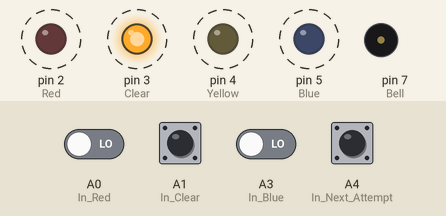
This sketch was run on a simulated Arduino Uno, built with avr-gcc and run on an emulated ATmega328P. On the bench: output pins drawn as LEDs (lit = HIGH), buzzer (waves = sounding). Dashed ring = blinking. Inputs (shaded band) come from the test bench; at power-on: A1 (In_Clear), A4 (In_Next_Attempt) HIGH, A0 (In_Red), A3 (In_Blue) LOW. Random numbers use the default seed unless the sketch sets one; what the sketch prints to the serial monitor is not drawn.

Above: at 0.9 s.
1.7 s: A4 (In_Next_Attempt) pulled LOW for 0.85 s
At 2.8 s:
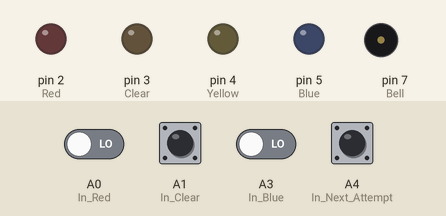
At 15.8 s:
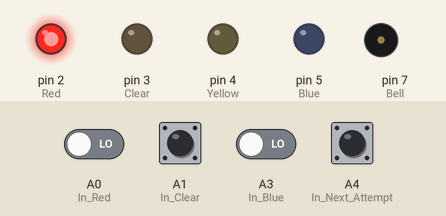
Timing chart, 0 to 18.6 s (numbered marks = the images above; inputs shaded):
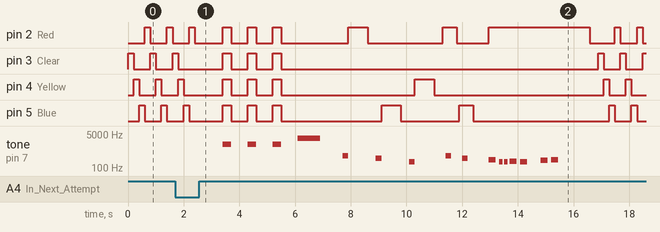

The sketch:

Juego_Memoria_V1.ino
```cpp
// Memory Game SIMON DICE - Crystal version
// Original program: Sebastian from the electgpl channel
// Modified by: Prof. Garcia and Diego Arenas

/* Variable declaration */
#define Red               2
#define Clear             3
#define Yellow            4
#define Blue              5
#define Bell              7

#define In_Red            A0
#define In_Clear          A1
#define In_Yellow         A2
#define In_Blue           A3
#define In_Next_Attempt   A4


// Speed and level variables
int speed = 600;
int irInputValue = 0;
int currentLevel = 3;     // Initial level
const int INITLEVEL = 3;  // Initial level
const int MAXLEVEL = 15;
int sequence[MAXLEVEL];
int sequenceRead[MAXLEVEL];
/* End of variable declaration */

/* Arduino configuration */
void setup() {
  // Set pin modes
  pinMode(Yellow, OUTPUT);
  pinMode(Blue, OUTPUT);
  pinMode(Red, OUTPUT);
  pinMode(Clear, OUTPUT);
  pinMode(Bell, OUTPUT);

  // put your setup code here, to run once:
  Serial.begin(9600); //Initialize serial monitor
}

/* Main loop */
void loop() {
    // Check if the next attempt button is pressed
    if (digitalRead(In_Next_Attempt) == LOW) {
      // Prepare the level
      prepareLevel();

      // If it's the initial level, generate a new sequence
      //if (currentLevel == INITLEVEL) {
        doNewSequence();
      //}

      // Show the sequence and read the player's input
      showSequence();
      readSequence();
    }
    else {
      // Start the initial animation and turn off LEDs
      start();
    }
}

// ------------------------  ------------------------
/* Start the initial animation */
void start() {
  // Animate LEDs if the next attempt button is still pressed
  for (int i = 1; i <= 6; i++) {
    if (digitalRead(In_Next_Attempt) == HIGH){
      digitalWrite(Clear, HIGH);
      delay(200);
      digitalWrite(Clear, LOW);
      digitalWrite(Yellow, HIGH);
      delay(200);
      digitalWrite(Yellow, LOW);
      digitalWrite(Blue, HIGH);
      delay(200);
      digitalWrite(Blue, LOW);
      digitalWrite(Red, HIGH);
      delay(200);
      digitalWrite(Red, LOW);
    } else {
      break;
    }
  }
}

/* Prepare the level */
void prepareLevel(){
  Serial.print(1);
  delay(1000);

  // If the next attempt button is still pressed
  if(digitalRead(In_Next_Attempt) == HIGH){
    for (int i = 1; i <= 3; i++){
      ledsOn();
      tone(Bell, 1500);
      delay(300);
      noTone(Bell);
      ledsOff();
      delay(300);
    }

    tone(Bell, 3000);
    delay(800);
    noTone(Bell);
    delay(500);
  }
}

/* Turn on all LEDs */
void ledsOn(){
  digitalWrite(Clear, HIGH);
  digitalWrite(Yellow, HIGH);
  digitalWrite(Blue, HIGH);
  digitalWrite(Red, HIGH);
}

/* Turn off all LEDs */
void ledsOff() {
  digitalWrite(Clear, LOW);
  digitalWrite(Yellow, LOW);
  digitalWrite(Blue, LOW);
  digitalWrite(Red, LOW);
  delay(300);
}
// -------------------   ---------------   -------

/* Show the sequence */
void showSequence() {
  ledsOff();
  for (int i = 0; i < currentLevel; i++) {
    // Play corresponding tone and light up LED
    if (sequence[i] == Yellow) {
      tone(Bell, 200);
      delay(200);
      noTone(Bell);
    }

    if (sequence[i] == Blue) {
      tone(Bell, 300);
      delay(200);
      noTone(Bell);
    }

    if (sequence[i] == Red) {
      tone(Bell, 400);
      delay(200);
      noTone(Bell);
    }

    if (sequence[i] == Clear) {
      tone(Bell, 500);
      delay(200);
      noTone(Bell);
    }

    // Light up LED and wait
    ColorOn(sequence[i]);
    delay(speed);
    ColorOff(sequence[i]);
    delay(200);
  }
}

/* Read player's input */
void readSequence() {
  int flag = 0;
  for (int i = 0; i < currentLevel; i++) {
    flag = 0;
    while (flag == 0) {
      // Check which button is pressed
      if (digitalRead(In_Clear) == LOW) {
        ColorOn(Clear);
        tone(Bell, 500);
        delay(200);
        noTone(Bell);
        sequenceRead[i] = Clear;
        flag = 1;
        delay(200);
        // Check if the input matches the sequence
        if (sequenceRead[i] != sequence[i]) {
          errorSequence();
          return;
        }
        ColorOff(Clear);
      }
      if (digitalRead(In_Red) == LOW) {
        ColorOn(Red);
        tone(Bell, 400);
        delay(200);
        noTone(Bell);
        sequenceRead[i] = Red;
        flag = 1;
        delay(200);
        if (sequenceRead[i] != sequence[i]) {
          errorSequence();
          return;
        }
        ColorOff(Red);
      }
      if (digitalRead(In_Blue) == LOW) {
        ColorOn(Blue);
        tone(Bell, 300);
        delay(200);
        noTone(Bell);
        sequenceRead[i] = Blue;
        flag = 1;
        delay(200);
        if (sequenceRead[i] != sequence[i]) {
          errorSequence();
          return;
        }
        ColorOff(Blue);
      }
      if (digitalRead(In_Yellow) == LOW) {
        ColorOn(Yellow);
        tone(Bell, 200);
        delay(200);
        noTone(Bell);
        sequenceRead[i] = Yellow;
        flag = 1;
        delay(200);
        if (sequenceRead[i] != sequence[i]) {
          errorSequence();
          return;
        }
        ColorOff(Yellow);
      }
    }
  }

  correctSequence();
}

/* Generate a new sequence */
void doNewSequence() {
  randomSeed(analogRead(5));  // randomSeed(millis());
  for (int i = 0; i < MAXLEVEL; i++) {
    sequence[i] = random(2, 6);
  }
}

/* Handle error sequence */
void errorSequence() {
  Serial.print(7);
  ledsOff();
  delay(250);

  digitalWrite(Red, HIGH);
  playFailingSound();
  delay(1000);
  ledsOff();
  start();
}

/* Handle correct sequence */
void correctSequence() {
  if (currentLevel < MAXLEVEL) {
    currentLevel++;
  }
  speed -= 10;

  Serial.print(8);
  digitalWrite(Clear, HIGH);
  playWinningSound();
  ledsOff();
  delay(1000);
}

/* Play the winning sound */
void playWinningSound() {
  tone(Bell, 2000); // Second highest tone
  delay(100);
  tone(Bell, 2500); // Third even higher tone
  delay(100);
  tone(Bell, 3000); // Fourth highest tone
  delay(100);
  tone(Bell, 3500); // Fifth very high tone
  delay(100);
  tone(Bell, 4000); // Sixth extremely high tone
  delay(300);
  noTone(Bell); // Stop the tone
}

/* Play failing sound */
void playFailingSound() {
  int Tono[] = { 260, 200, 200, 220, 200, 0, 250, 260 };
  int duracionNotas[] = { 4, 8, 8, 4, 4, 4, 4, 4 };
  for (int i = 0; i < 8; i++) {
    int duracionNota = 1000 / duracionNotas[i];
    tone(Bell, Tono[i], duracionNota);
    int pausaEntreNotas = duracionNota * 1.50;
    delay(pausaEntreNotas);
    noTone(Bell);
  }
}

void ColorOn(int color){
  digitalWrite(color, HIGH);
  Serial.print(color);
  delay(100);
}

void ColorOff(int color){
  digitalWrite(color, LOW);
  delay(100);
}
```

Measured:
- after the input at 1.7 s, tone on pin 7 (Bell): plays 1500 Hz for 0.30 s, 1500 Hz for 0.30 s, 1500 Hz for 0.30 s, 3000 Hz for 0.80 s, 400 Hz for 0.20 s, 300 Hz for 0.20 s … (16 notes in this stretch), starting after 1.7 s
